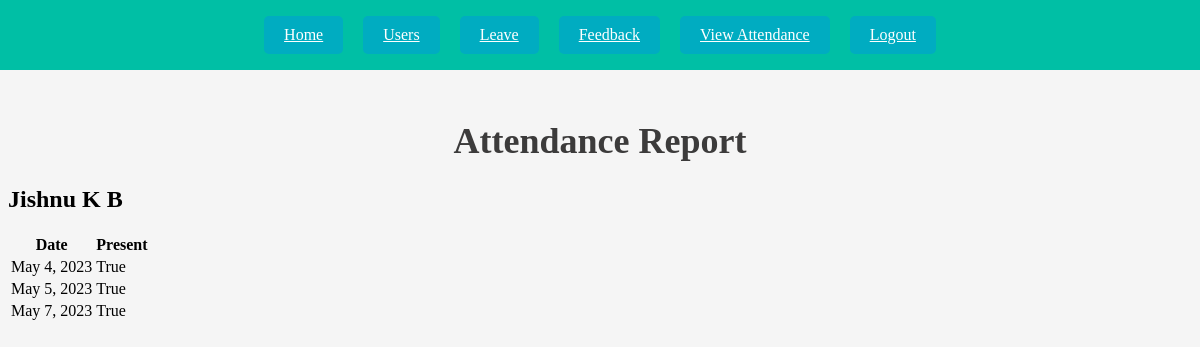
/admin_view_attendance/ (signed in), run on an earlier commit of the app's database.
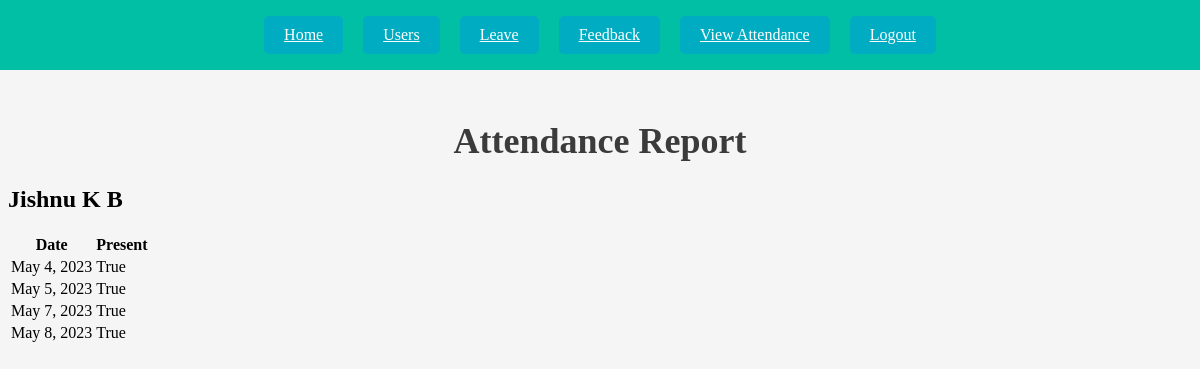
And on a later commit of the database.
### faculty_app/models.py (models this page shows, shortened)
class Faculty(models.Model):
    user = models.OneToOneField(User, on_delete=models.CASCADE, related_name='faculty')
    dob = models.DateField()
    department = models.CharField(max_length=4, choices=DEPARTMENTS)
    date_of_join = models.DateField()
    subject = models.CharField(max_length=4, choices=SUBJECTS)
    emp_id = models.CharField(max_length=10, unique=True)

class Attendance(models.Model):
    user = models.ForeignKey(User, on_delete=models.CASCADE)
    mark_date = models.DateField()
    mark_time = models.TimeField(default=datetime.time(0, 0))
    status = models.BooleanField(default=False)

### faculty_app/views.py (the view)
# urls.py: path('admin_view_attendance/',views.admin_view_attendance, name='admin_view_attendance'),
@admin_required
def admin_view_attendance(request):
     faculty = Faculty.objects.select_related('user').exclude(user__is_superuser=True)
     attendances = Attendance.objects.select_related('user').exclude(user__is_superuser=True)
     return render(request, 'admin/admin_view_attendance.html', {'attendances': attendances, 'faculty':faculty})

### faculty_app/templates/admin/admin_view_attendance.html
{% extends 'admin/admin_base.html' %}
{% block content %}
<h1>Attendance Report</h1>
{% if faculty %}
  {% for user in faculty %}
    <h2>{{ user.user.first_name }} {{ user.user.last_name }}</h2>
    <table class="table">
      <thead>
        <tr>
          <th>Date</th>
          <th>Present</th>
        </tr>
      </thead>
      <tbody>
        {% for attendance in attendances %}
          {% if attendance.user == user.user %}
            <tr>
              <td>{{ attendance.mark_date }}</td>
              <td>{{ attendance.status }}</td>
            </tr>
          {% endif %}
        {% empty %}
          <tr>
            <td colspan="2">No attendance records found for this user.</td>
          </tr>
        {% endfor %}
      </tbody>
    </table>
  {% endfor %}
{% else %}
  <p>No faculty members found.</p>
{% endif %}
{% endblock %}

What changed in the data, as far as the page shows it:
added Attendance: mark_date "May 8, 2023", status "True"
